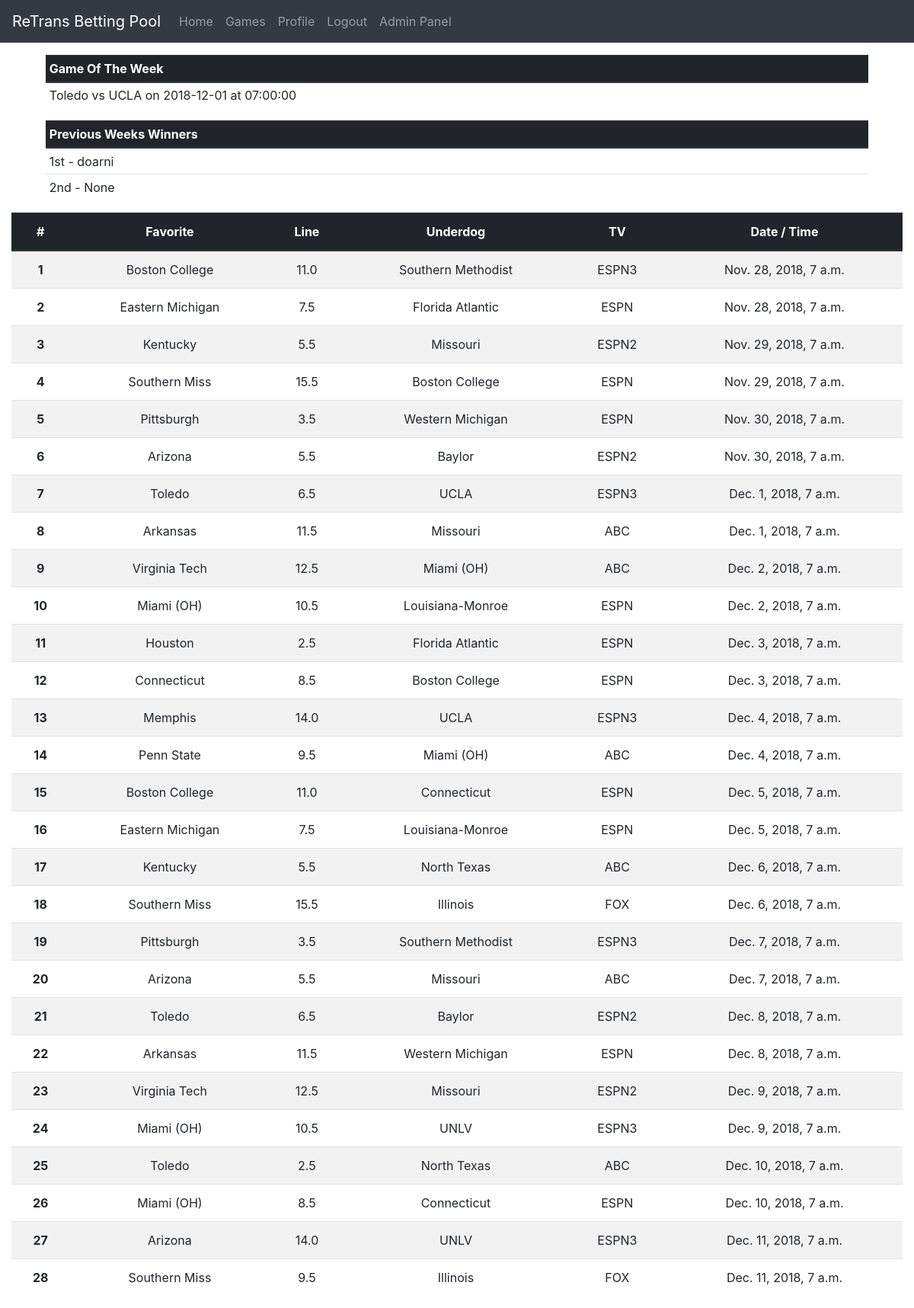
The app's page / (signed in) with its own data.
### pool/models.py (models this page shows, shortened)
class Game(models.Model):
    favorite = models.ForeignKey(Team, on_delete=models.CASCADE, related_name='favorite')
    underdog = models.ForeignKey(Team, on_delete=models.CASCADE, related_name='underdog')
    home = models.ForeignKey(Team, on_delete=models.CASCADE, related_name='home')
    tv = models.CharField(max_length=12)
    date_time = models.DateTimeField()
    spread = models.FloatField()
    is_game_of_week = models.BooleanField(default=False)
    underdog_score = models.IntegerField(null=True, blank=True)
    favorite_score = models.IntegerField(null=True, blank=True)
    is_tie_breaker = models.BooleanField(default=False)
    class Meta:
        ordering = [
            'date_time'
        ]
    def __str__(self):
        return "{} vs {} on {} at {}".format(
                self.favorite.name,    self.underdog.name,
                self.date_time.date(), self.date_time.time()
            )

class Team(models.Model):
    name = models.CharField(max_length=64)
    class Meta:
        ordering = ["name"]

### pool/views.py (the view, shortened to what this page needs)
# urls.py: 2. Add a URL to urlpatterns:  path('', views.home, name='home')
@login_required
def home(request):
    dt = timezone.now()
    try:
        games = Game.objects.filter(date_time__range=(
            mondayOfSameWeek(lastWeek(dt)),
            sundayOfSameWeek(lastWeek(dt))
        ))
    except ObjectDoesNotExist:
        games = []
    try:
        bets = Bet.objects.filter(game__in=games)
    except ObjectDoesNotExist:
        bets = []
    points = {}
    for bet in bets:
        try:
            value = points[bet.user]
        except KeyError:
            value = 0
        if bet.game.underdog_score != None and bet.game.favorite_score != None:
            if bet.team == bet.game.underdog:
                if bet.game.favorite_score < (bet.game.underdog_score + bet.game.spread):
                    won = True
                else:
                    won = False
            else:
                if bet.game.underdog_score < (bet.game.favorite_score - bet.game.spread):
                    won = True
                else:
                    won = False
            if won:
                value = value + 1
                if bet.game.is_game_of_week:
                    value = value + 2
        points[bet.user] = value
    first  = None
    second = None
    for user in points:
        if  first == None:
            if points[user] > 0:
                first  =  user
    try:
        season     = Season.objects.get(start__lte=dt, end__gte=dt)
    except ObjectDoesNotExist:
        try:
            season = Season.objects.filter(end__lte=dt).order_by('end').last()
        except ObjectDoesNotExist:
            season = None
    if season != None:
        end = endOfSeasonalWeek(lastWeek(dt), season)
        if  end == None:
            end = datetime(season.end.year, season.end.month, season.end.day, tzinfo=dt.tzinfo)
    try:
        if season == None:
            raise ObjectDoesNotExist()
        games = Game.objects.filter(date_time__range=(
            datetime(season.start.year, season.start.month, season.start.day, tzinfo=dt.tzinfo), end
        ))
    except ObjectDoesNotExist:
        games = []
    try:
        bets = Bet.objects.filter(game__in=games)
    except ObjectDoesNotExist:
        bets = []
    points = {}
    for bet in bets:
        try:
            value = points[bet.user]
        except KeyError:
            value = 0
        if bet.game.underdog_score != None and bet.game.favorite_score != None:
            if bet.team == bet.game.underdog:
                if bet.game.favorite_score < (bet.game.underdog_score + bet.game.spread):
                    won = True
                else:
                    won = False
            else:
                if bet.game.underdog_score < (bet.game.favorite_score - bet.game.spread):
                    won = True
                else:
                    won = False
            if won:
                value = value + 1
                if bet.is_high_risk:
                    value = value + 5
                if bet.game.is_game_of_week:
                    value = value + 2
            else:
                if bet.is_high_risk:
                    value = value - 5
        points[bet.user] = value
    try:
        if season == None:
            raise ObjectDoesNotExist()
        games = games.filter(date_time__range=(startOfSeasonalWeek(lastWeek(dt), season), end))
    except ObjectDoesNotExist:
        games = []
    try:
        bets = Bet.objects.filter(game__in=games)
    except ObjectDoesNotExist:
        bets = []
    change = {}
    for bet in bets:
        try:
            value = change[bet.user]
        except KeyError:
            value = 0
        if bet.game.underdog_score != None and bet.game.favorite_score != None:
            if bet.team == bet.game.underdog:
                if bet.game.favorite_score < (bet.game.underdog_score + bet.game.spread):
                    won = True
                else:
                    won = False
            else:
                if bet.game.underdog_score < (bet.game.favorite_score - bet.game.spread):
                    won = True
                else:
                    won = False
            if won:
                value = value + 1
                if bet.is_high_risk:
                    value = value + 5
                if bet.game.is_game_of_week:
                    value = value + 2
            else:
                if bet.is_high_risk:
                    value = value - 5
        change[bet.user] = value
    if season != None:
        try:
            value = points[request.user]
        except KeyError:
            points[request.user]     = 0
            if len(change)          != 0:
                change[request.user] = 0
    print("From WC Points:")
    for user in points:
        print(str(user) + ": " + str(points[user]))
    print("From WC Change:")
    for user in change:
        print(str(user) + ": " + str(change[user]))
    last_week = seasonalWeek(lastWeek(dt), season)
    this_week = seasonalWeek(         dt , season)
    print(str(last_week))
    print(str(this_week))
    return render(
        request, 'home.html',
        {
            'title': ("Winston Cup Week " + str(this_week)) if this_week != None else "Out of season",
            'games': Game.objects.filter(date_time__range=(lastWeek(dt), nextWeek(dt))).order_by('date_time'),
            'table_headers': ['Favorite', 'Line', 'Underdog', 'TV', 'Date / Time'],
            'first': first, 'second': second,
            'week_header': "Week " + str(last_week) if last_week != None else ""
        }
    )

### pool/views.py (called while the page is built)
def endOfSeasonalWeek(dt, season):
    if  season == None:
        try:
            season = Season.objects.get(start__lte=dt, end__gte=dt)
        except ObjectDoesNotExist:
            return None
    if dt.date() > season.end:
        return None
    i = startOfSeasonalWeek(dt, season) + timedelta(days=6)
    if  i.date() > season.end:
        i = datetime(season.end.year, season.end.month, season.end.day,              tzinfo=i.tzinfo)
    return  datetime(         i.year,          i.month,          i.day, 23, 59, 59, 999999, i.tzinfo)

def lastWeek(dt):
    return stripTime(dt) - timedelta(days=7)

def mondayOfSameWeek(dt):
    i =    stripTime(dt)
    j =      i.weekday()
    return i - timedelta(days=j)

def nextWeek(dt):
    return stripTime(dt) + timedelta(days=7)

def stripTime(dt):
    return datetime(dt.year, dt.month, dt.day, tzinfo=dt.tzinfo)

def seasonalWeek(dt, season):
    if  season == None:
        try:
            season = Season.objects.get(start__lte=dt, end__gte=dt)
        except ObjectDoesNotExist:
            return None
    if dt.date() > season.end:
        return None
    i = startOfSeasonalWeek(dt, season)
    j = 1
    while i.date() > season.start:
        i = i - timedelta(days=7)
        j = j + 1
    return j

def startOfSeasonalWeek(dt, season):
    if  season == None:
        try:
            season = Season.objects.get(start__lte=dt, end__gte=dt)
        except ObjectDoesNotExist:
            return None
    if dt.date() > season.end:
        return None
    i = stripTime(dt)
    if i.weekday() >= season.start.weekday():
        i = i - timedelta(days=(i.weekday()-season.start.weekday()))
    else:
        i = i - timedelta(days=i.weekday())
        i = i - timedelta(days=7)
        i = i + timedelta(days=season.start.weekday())
    if  i.date() < season.start:
        i = datetime(season.start.year, season.start.month, season.start.day, tzinfo=i.tzinfo)
    return i

def sundayOfSameWeek(dt):
    i =    stripTime(dt)
    j =  6 - i.weekday()
    k =  i + timedelta(days=j)
    return datetime(k.year, k.month, k.day, 23, 59, 59, 999999, k.tzinfo)

### pool/templates/home.html
{% extends 'base.html' %}
{% block content %}
    <div class="container pt-3 panel">
        <div class="container-fluid">
            <div class="">
            <table class="table table-sm">
            <thead class="thead-dark">
                <tr>
                    <th scope="col">Game Of The Week</th>
                </tr>
            </thead>
                <tbody>
                {% for game in games %}
                    {% if game.is_game_of_week %}
                        <tr>
                            <td>{{ game }}</td>
                        </tr>
                    {% endif %}
                {%  endfor %}
                </tbody>
            </table>
            </div>
            <div class="">
            <table class="table table-sm">
                <thead class="thead-dark">
                    <tr>
                        <th scope="col">Previous Weeks Winners</th>
                    </tr>
                </thead>
                <tbody>
                    <tr>
                        <td>1st - {{ first }}</td>
                    </tr>
                    <tr>
                        <td>2nd - {{ second }}</td>
                    </tr>
                </tbody>
            </table>
            </div>
        </div>
    </div>
    <div class="container-fluid text-center">
        <div >
            <table class="table table-striped">
            <thead class="thead-dark">
                <tr>
                    <th scope="col">#</th>
                    {% for header in table_headers %}
                        <th scope="col">{{ header }}</th>
                    {% endfor %}
                </tr>
                </thead>
                <tbody>
                    {% for game in games %}
                        <tr>
                            <th scope="row">{{ forloop.counter }}</th>
                            <td>{{ game.favorite.name }}</td>
                            <td>{{ game.spread }}</td>
                            <td>{{ game.underdog.name }}</td>
                            <td>{{ game.tv }}</td>
                            <td>{{ game.date_time }}</td>
                        </tr>
                    {% endfor %}
                </tbody>
            </table>
        </div>
    </div>
{% endblock %}

### records on screen
Game: favorite+underdog+date_time "Toledo vs UCLA on 2018-12-01 at 07:00:00", favorite.name "Toledo", spread "6.5", underdog.name "UCLA", tv "ESPN3", date_time "Dec. 1, 2018, 7 a.m."
Game: favorite.name "Boston College", spread "11.0", underdog.name "Southern Methodist", tv "ESPN3", date_time "Nov. 28, 2018, 7 a.m."
Game: favorite.name "Eastern Michigan", spread "7.5", underdog.name "Florida Atlantic", tv "ESPN", date_time "Nov. 28, 2018, 7 a.m."
Game: favorite.name "Kentucky", spread "5.5", underdog.name "Missouri", tv "ESPN2", date_time "Nov. 29, 2018, 7 a.m."
Game: favorite.name "Southern Miss", spread "15.5", underdog.name "Boston College", tv "ESPN", date_time "Nov. 29, 2018, 7 a.m."
Game: favorite.name "Pittsburgh", spread "3.5", underdog.name "Western Michigan", tv "ESPN", date_time "Nov. 30, 2018, 7 a.m."
Game: favorite.name "Arizona", spread "5.5", underdog.name "Baylor", tv "ESPN2", date_time "Nov. 30, 2018, 7 a.m."
Game: favorite.name "Arkansas", spread "11.5", underdog.name "Missouri", tv "ABC", date_time "Dec. 1, 2018, 7 a.m."
Game: favorite.name "Virginia Tech", spread "12.5", underdog.name "Miami (OH)", tv "ABC", date_time "Dec. 2, 2018, 7 a.m."
Game: favorite.name "Miami (OH)", spread "10.5", underdog.name "Louisiana-Monroe", tv "ESPN", date_time "Dec. 2, 2018, 7 a.m."
Game: favorite.name "Houston", spread "2.5", underdog.name "Florida Atlantic", tv "ESPN", date_time "Dec. 3, 2018, 7 a.m."
Game: favorite.name "Connecticut", spread "8.5", underdog.name "Boston College", tv "ESPN", date_time "Dec. 3, 2018, 7 a.m."
Game: favorite.name "Memphis", spread "14.0", underdog.name "UCLA", tv "ESPN3", date_time "Dec. 4, 2018, 7 a.m."
Game: favorite.name "Penn State", spread "9.5", underdog.name "Miami (OH)", tv "ABC", date_time "Dec. 4, 2018, 7 a.m."
Game: favorite.name "Boston College", spread "11.0", underdog.name "Connecticut", tv "ESPN", date_time "Dec. 5, 2018, 7 a.m."
Game: favorite.name "Eastern Michigan", spread "7.5", underdog.name "Louisiana-Monroe", tv "ESPN", date_time "Dec. 5, 2018, 7 a.m."
Game: favorite.name "Kentucky", spread "5.5", underdog.name "North Texas", tv "ABC", date_time "Dec. 6, 2018, 7 a.m."
Game: favorite.name "Southern Miss", spread "15.5", underdog.name "Illinois", tv "FOX", date_time "Dec. 6, 2018, 7 a.m."
Game: favorite.name "Pittsburgh", spread "3.5", underdog.name "Southern Methodist", tv "ESPN3", date_time "Dec. 7, 2018, 7 a.m."
Game: favorite.name "Arizona", spread "5.5", underdog.name "Missouri", tv "ABC", date_time "Dec. 7, 2018, 7 a.m."
Game: favorite.name "Toledo", spread "6.5", underdog.name "Baylor", tv "ESPN2", date_time "Dec. 8, 2018, 7 a.m."
Game: favorite.name "Arkansas", spread "11.5", underdog.name "Western Michigan", tv "ESPN", date_time "Dec. 8, 2018, 7 a.m."
Game: favorite.name "Virginia Tech", spread "12.5", underdog.name "Missouri", tv "ESPN2", date_time "Dec. 9, 2018, 7 a.m."
Game: favorite.name "Miami (OH)", spread "10.5", underdog.name "UNLV", tv "ESPN3", date_time "Dec. 9, 2018, 7 a.m."
Game: favorite.name "Toledo", spread "2.5", underdog.name "North Texas", tv "ABC", date_time "Dec. 10, 2018, 7 a.m."
Game: favorite.name "Miami (OH)", spread "8.5", underdog.name "Connecticut", tv "ESPN", date_time "Dec. 10, 2018, 7 a.m."
Game: favorite.name "Arizona", spread "14.0", underdog.name "UNLV", tv "ESPN3", date_time "Dec. 11, 2018, 7 a.m."
Game: favorite.name "Southern Miss", spread "9.5", underdog.name "Illinois", tv "FOX", date_time "Dec. 11, 2018, 7 a.m."

### other values on screen
{{ first }} "doarni"
{{ second }} "None"
{{ header }} "Favorite" "Line" "Underdog" "TV" "Date / Time"
